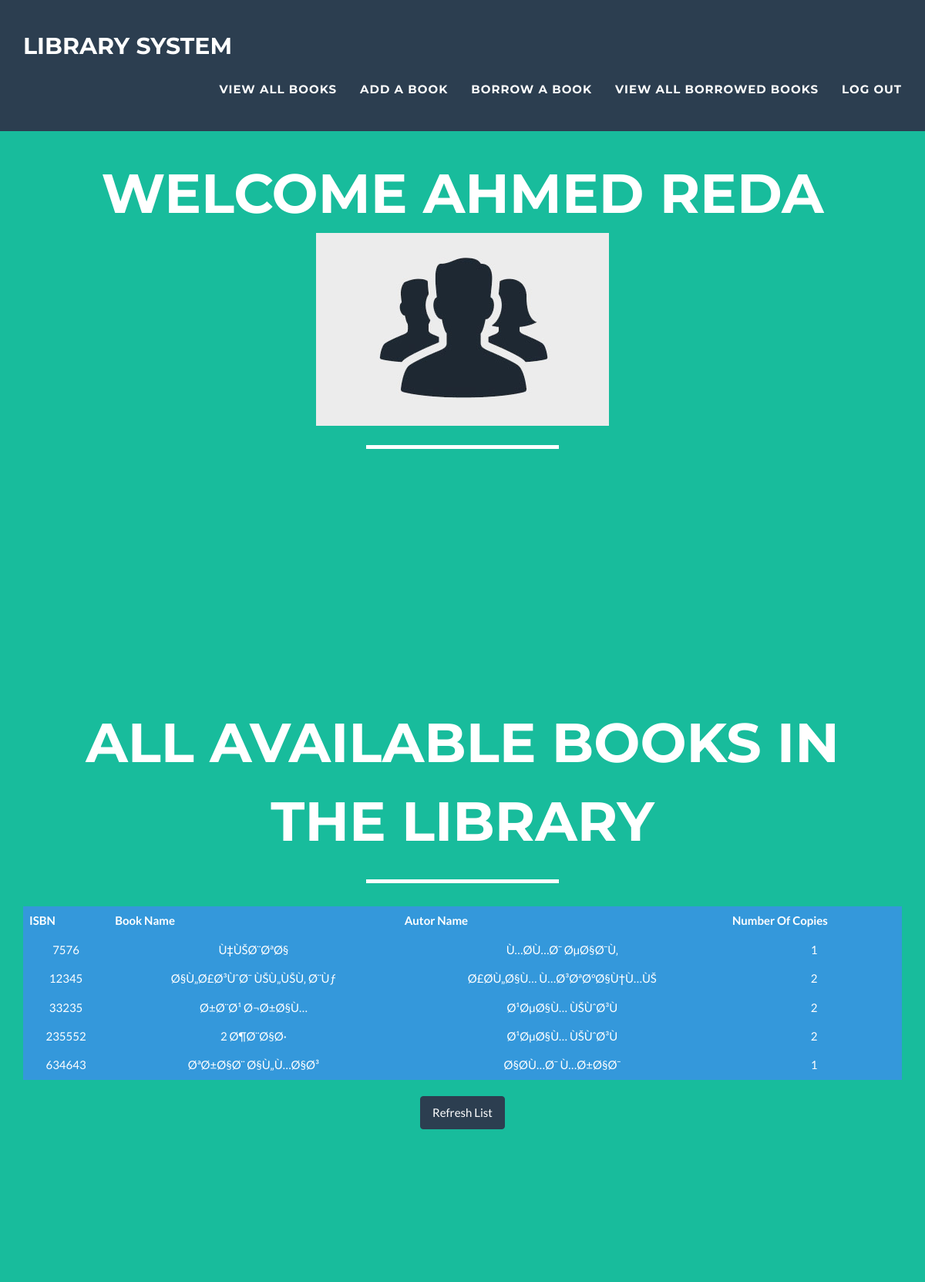
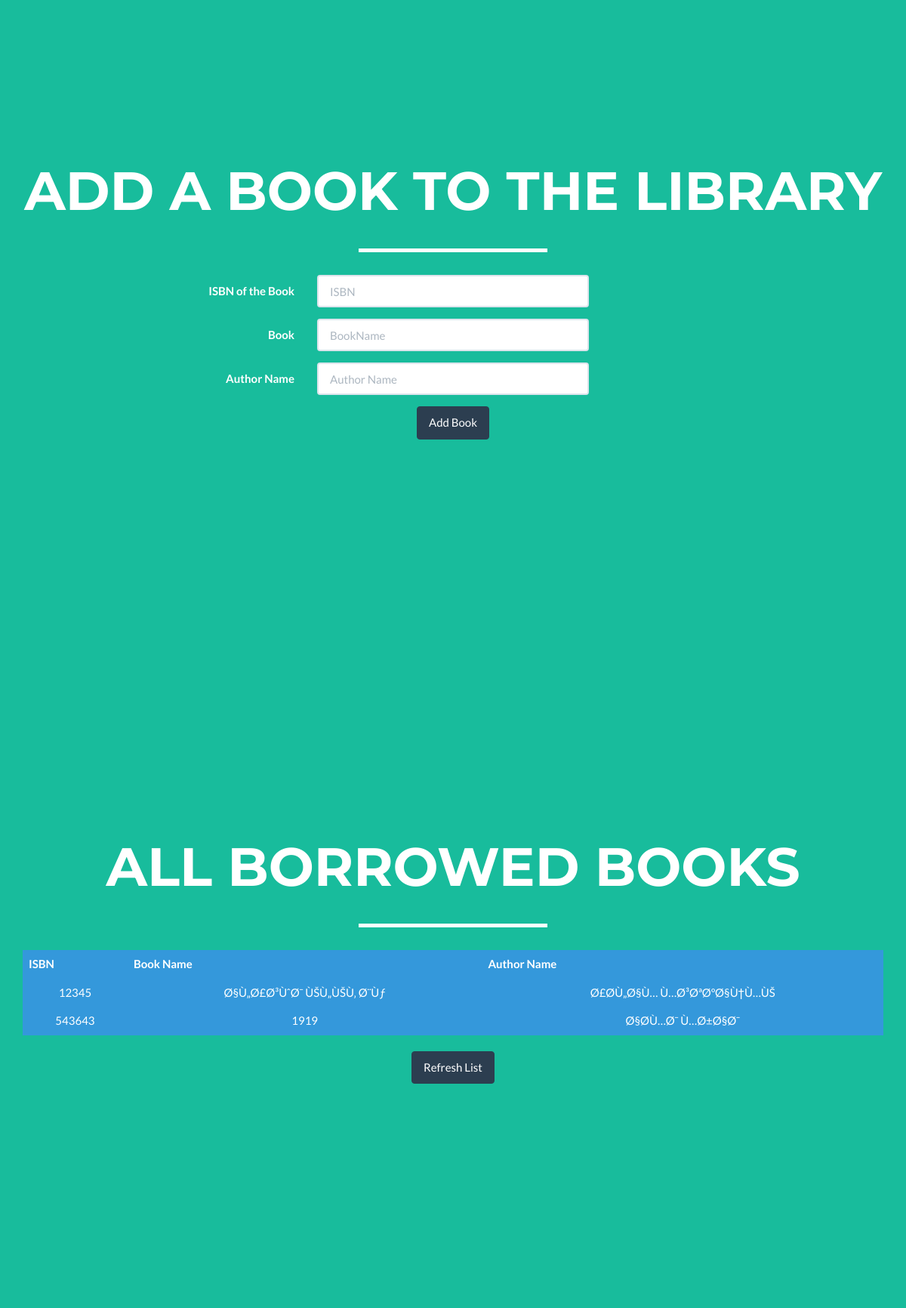
Page /index.php (signed in, upper part) on the committed database (2 pictures, top to bottom).
### tables this page shows
CREATE TABLE `book` (
  `ISBN` int(32) NOT NULL,
  `name` varchar(50) NOT NULL,
  `AuthorName` varchar(50) NOT NULL,
  `NumberOfCopies` int(11) NOT NULL,
  `NumberBorrwed` int(11) NOT NULL
);

### index.php (the view, shortened to what this page needs)
<!DOCTYPE html>
<html lang="en">
<head>
  <link href="css/bootstrap.min.css" rel="stylesheet">
  <link href="css/freelancer.css" rel="stylesheet">
  <link href="font-awesome/css/font-awesome.min.css" rel="stylesheet" type="text/css">
</head>
<body id="page-top" class="index">
  <?php if(isset($_SESSION['name'])) { ?>
  <nav class="navbar navbar-default navbar-fixed-top">
    <div class="container">
      <div class="navbar-header page-scroll">
        <a class="navbar-brand" href="#page-top">Library System</a>
      </div>
      <div class="collapse navbar-collapse" id="bs-example-navbar-collapse-1">
        <ul class="nav navbar-nav navbar-right">
          <li class="page-scroll">
            <a href="#ViewAllBooks">View All Books</a>
          </li>
          <li class="page-scroll">
            <a href="#addBook">Add a book</a>
          </li>
          <li class="page-scroll">
            <a href="#BorrowBook">Borrow a Book</a>
          </li>
          <li class="page-scroll">
            <a href="#ViewBorrowed">View All Borrowed Books</a>
          </li>
          <li class="page-scroll">
            <a href="#logout">Log out</a>
          </li>
        </ul>
      </div>
    </div>
  </nav>
  <header>
    <div class ="container">
      <div class = "col-leg-12">
        <div class ="intro-text">
         <span class = "name">Welcome <?php echo $_SESSION['name']; ?>  </span>
         <img src="accounts_icon.jpg">
         <hr class="star-light">
       </div>
     </div>
   </div>
 </header>
 <header>
  <div class="container" id = "ViewAllBooks">
    <div class="row">
      <div class="col-lg-12">
        <div class="intro-text">
          <span class="name">All Available Books In the Library</span>
          <hr class="star-light">
          <?php
          $db = new mysqli('localhost','root','','library');
          $result =  $db->query("SELECT ISBN,name,AuthorName,NumberOfCopies FROM book WHERE NumberOfCopies <>'0' ");
          echo "<table class='table table-striped table-hover '>
          <thead>
          <tr class='info'>
          <th>ISBN</th>
          <th>Book Name</th>
          <th> Autor Name</th>
          <th> Number Of Copies</th>
          </tr>
          </thead>
          <tbody>";
          while($row = mysqli_fetch_array($result))
          {
            echo "<tr class='info'>";
            echo "<td>" . $row['ISBN'] . "</td>";
            echo "<td>" . $row['name'] . "</td>";
            echo "<td>" . $row['AuthorName'] . "</td>";
            echo "<td>". $row['NumberOfCopies']."</td>";
            echo "</tr>";
          }
          echo "</tbody>
          </table>";
          ?>
          <form method ="get">
            <div class="form-group">
              <label class="col-md-4 control-label" for="submit"></label>
              <div class="col-md-4">
                <button id="submit5" name="refresh" class="btn btn-primary">Refresh List</button>
              </div>
            </div>
          </form>
        </div>
      </div>
    </div>
  </div>
</header>
<header>
  <section id="addBook">
    <div class="container">
      <div class = "col-leg-12">
        <div class ="intro-text">
         <span class = "name">Add a Book To the Library</span>
         <hr class="star-light">
       </div>
     </div>
     <form class="form-horizontal" method="post">
      <fieldset>
        <div class="form-group">
          <label class="col-md-4 control-label" for="ISBN">ISBN of the Book</label>
          <div class="col-md-4">
            <input id="ISBN" name="ISBN" type="text" placeholder="ISBN" class="form-control input-md" required="">
          </div>
        </div>
        <div class="form-group">
          <label class="col-md-4 control-label" for="BoookName">Book</label>
          <div class="col-md-4">
            <input id="BoookName" name="BookName" type="text" placeholder="BookName" class="form-control input-md" required="">
          </div>
        </div>
        <div class="form-group">
          <label class="col-md-4 control-label" for="author">Author Name</label>
          <div class="col-md-4">
            <input id="author" name="author" type="text" placeholder="Author Name" class="form-control input-md" required="">
          </div>
        </div>
        <div class="form-group">
          <label class="col-md-4 control-label" for="submit"></label>
          <div class="col-md-4">
            <input type="submit" id="submit" name="submit" class="btn btn-primary" value="Add Book" />
          </div>
        </div>
      </fieldset>
    </form>
  </div>
</section>
</header>
<section class="success" id="ViewBorrowed">
  <header>
    <div class="container">
      <div class="row">
        <div class="col-lg-12">
          <div class="intro-text">
            <span class="name">All Borrowed Books</span>
            <hr class="star-light">
            <?php
            $db = new mysqli('localhost','root','','library');
            $result = $db->query("SELECT ISBN,name,AuthorName FROM book WHERE NumberBorrwed <>'0'");
            echo "<table class='table table-striped table-hover '>
            <tr class='info'>
            <th>ISBN   </th>
            <th>Book Name   </th>
            <th>Author Name   </th>
            </tr>";
            while($row = mysqli_fetch_array($result))
            {
              echo "<tr class = 'info'>";
              echo "<td>" . $row['ISBN'] . "</td>";
              echo "<td>" . $row['name'] . "</td>";
              echo "<td>" . $row['AuthorName'] . "</td>";
              echo "</tr>";
            }
            echo "</table>";
            ?>
            <form method="get">
              <div class="form-group">
                <label class="col-md-4 control-label" for="submit"></label>
                <div class="col-md-4">
                  <button id="submit4" name="refreshB" class="btn btn-primary">Refresh List</button>
                </div>
              </div>
            </form>
          </div>
        </div>
      </div>
    </div>
  </header>
</section>
<header>
  <section id="BorrowBook">
  </section>
</header>
<?php }else{
  echo("<script>location.href = '"."login.php';</script>");
}
?>
</body>
</html>

### css/freelancer.css (style rules this page uses)
body { overflow-x: hidden; }
a, a:hover, a:focus, a:active, a.active { outline: 0; color: #18bc9c; }
hr.star-light, hr.star-primary { margin: 25px auto 30px; padding: 0; max-width: 250px; border: 0; border-top: solid 5px; text-align: center; }
hr.star-light:after, hr.star-primary:after { content: "\f005"; display: inline-block; position: relative; top: -.8em; padding: 0 .25em; font-family: FontAwesome; font-size: 2em; }
hr.star-light { border-color: #fff; }
hr.star-light:after { color: #fff; background-color: #18bc9c; }
header { text-align: center; color: #fff; background: #18bc9c; }
header .container { padding-top: 100px; padding-bottom: 50px; }
header img { display: block; margin: 0 auto 20px; }
header .intro-text .name { display: block; text-transform: uppercase; font-family: Montserrat,"Helvetica Neue",Helvetica,Arial,sans-serif; font-size: 2em; font-weight: 700; }
@media (min-width:768px) { header .container { padding-top: 200px; padding-bottom: 100px; } }
@media (min-width:768px) { header .intro-text .name { font-size: 4.75em; } }
@media (min-width:768px) { .navbar-fixed-top { padding: 25px 0; -webkit-transition: padding .3s; -moz-transition: padding .3s; transition: padding .3s; } }
@media (min-width:768px) { .navbar-fixed-top .navbar-brand { font-size: 2em; -webkit-transition: all .3s; -moz-transition: all .3s; transition: all .3s; } }
.navbar { text-transform: uppercase; font-family: Montserrat,"Helvetica Neue",Helvetica,Arial,sans-serif; font-weight: 700; }
.navbar .navbar-nav { letter-spacing: 1px; }
.navbar-default, .navbar-inverse { border: 0; }
section { padding: 100px 0; }
section.success { color: #fff; background: #18bc9c; }

### rows in the picture
book: ISBN "7576", name "Ù‡ÙŠØ¨ØªØ§", AuthorName "Ù…Ø­Ù…Ø¯ ØµØ§Ø¯Ù‚", NumberOfCopies "1"
book: ISBN "12345", name "Ø§Ù„Ø£Ø³ÙˆØ¯ ÙŠÙ„ÙŠÙ‚ Ø¨Ùƒ", AuthorName "Ø£Ø­Ù„Ø§Ù… Ù…Ø³ØªØºØ§Ù†Ù…ÙŠ", NumberOfCopies "2"
book: ISBN "33235", name "Ø±Ø¨Ø¹ Ø¬Ø±Ø§Ù…", AuthorName "Ø¹ØµØ§Ù… ÙŠÙˆØ³Ù", NumberOfCopies "2"
book: ISBN "235552", name "2 Ø¶Ø¨Ø§Ø·", AuthorName "Ø¹ØµØ§Ù… ÙŠÙˆØ³Ù", NumberOfCopies "2"
book: ISBN "634643", name "ØªØ±Ø§Ø¨ Ø§Ù„Ù…Ø§Ø³", AuthorName "Ø§Ø­Ù…Ø¯ Ù…Ø±Ø§Ø¯", NumberOfCopies "1"
book: ISBN "543643", name "1919", AuthorName "Ø§Ø­Ù…Ø¯ Ù…Ø±Ø§Ø¯"

### other values in the picture
$_SESSION['name'] "AHMED REDA"
